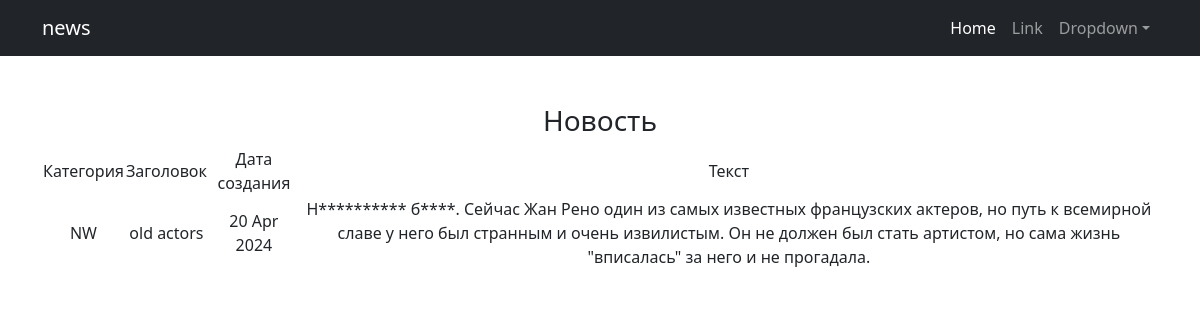
The page /news/1/ on the database its author committed.
### news/models.py (models this page shows, shortened)
class Post(models.Model):
    author = models.ForeignKey(Author, on_delete=models.CASCADE)
    NEWS = 'NW'
    ARTICLE = 'AR'
    CATEGORY_CHOICES = (
        (NEWS, 'Новости'),
        (ARTICLE, 'Статья')
    )
    categoryType = models.CharField(max_length=2, choices=CATEGORY_CHOICES, default=ARTICLE)
    dateCreation = models.DateTimeField(auto_now_add=True)
    postCategory = models.ManyToManyField(Category, through='PostCategory')
    title = models.CharField(max_length=128)
    text = models.TextField()
    rating = models.SmallIntegerField(default=0)

### news/views.py (the view)
# urls.py: path('<int:pk>/', PostDetail.as_view(), name='post-detail'),
class PostDetail(DetailView):
    model = Post
    template_name = 'post.detail.html'
    context_object_name = 'post'

### news/templatetags/custom_filters.py (called while the page is built)
@register.filter()
def censor(value):
    for word in censor_list:
        value = value.replace(word[1:], '*' * len(word[1:]))
    return value

### templates/post.detail.html (shortened to what this page needs)
{% extends 'default.html' %}
{% load custom_filters %}
{% block content %}
{% if post %}
    <h3> Новость </h3>
<table>
    <tr>
        <td> Категория </td>
        <td> Заголовок </td>
        <td> Дата создания </td>
        <td> Текст </td>
    </tr>
    <tr>
        <td>{{ post.categoryType }}</td>
        <td>{{ post.title }}</td>
        <td>{{ post.dateCreation|date:'d M Y' }}</td>
        <td>{{ post.text|censor }}</td>
    </tr>
</table>
{% else %}
<h2>Новостей нет!</h2>
{% endif %}
{% endblock content %}

### rows shown on the page
Post: categoryType "NW", title "old actors", dateCreation "20 Apr 2024", text|censor "Н********** б****. Сейчас Жан Рено один из самых известных французских актеров, но путь к всемирной славе у него был странным и очень извилистым. Он не должен был стать артистом, но сама жизнь \"вписалась\" за него и не прогадала."
